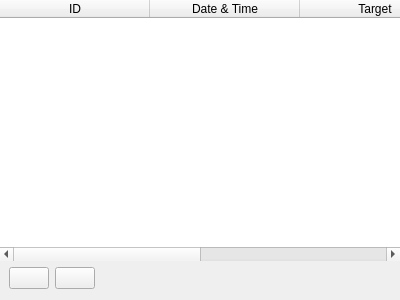
<?xml version="1.0" encoding="UTF-8"?>
<ui version="4.0">
 <class>ScheduleFrame</class>
 <widget class="QFrame" name="ScheduleFrame">
  <property name="geometry">
   <rect>
    <x>0</x>
    <y>0</y>
    <width>400</width>
    <height>300</height>
   </rect>
  </property>
  <property name="windowTitle">
   <string>Frame</string>
  </property>
  <layout class="QVBoxLayout" name="verticalLayout">
   <property name="leftMargin">
    <number>0</number>
   </property>
   <property name="topMargin">
    <number>0</number>
   </property>
   <property name="rightMargin">
    <number>0</number>
   </property>
   <item>
    <widget class="QTableWidget" name="schedule_table">
     <property name="frameShape">
      <enum>QFrame::NoFrame</enum>
     </property>
     <property name="sortingEnabled">
      <bool>true</bool>
     </property>
     <attribute name="horizontalHeaderCascadingSectionResizes">
      <bool>true</bool>
     </attribute>
     <attribute name="horizontalHeaderDefaultSectionSize">
      <number>150</number>
     </attribute>
     <attribute name="horizontalHeaderStretchLastSection">
      <bool>true</bool>
     </attribute>
     <attribute name="verticalHeaderCascadingSectionResizes">
      <bool>true</bool>
     </attribute>
     <column>
      <property name="text">
       <string notr="true">ID</string>
      </property>
     </column>
     <column>
      <property name="text">
       <string>Date &amp; Time</string>
      </property>
     </column>
     <column>
      <property name="text">
       <string>Target</string>
      </property>
      <property name="toolTip">
       <string>The target to aim at.</string>
      </property>
     </column>
     <column>
      <property name="text">
       <string>Parameters</string>
      </property>
      <property name="toolTip">
       <string/>
      </property>
     </column>
    </widget>
   </item>
   <item>
    <layout class="QHBoxLayout" name="horizontallayout">
     <property name="leftMargin">
      <number>9</number>
     </property>
     <property name="rightMargin">
      <number>9</number>
     </property>
     <item>
      <widget class="QPushButton" name="addrow_button">
       <property name="sizePolicy">
        <sizepolicy hsizetype="Fixed" vsizetype="Preferred">
         <horstretch>0</horstretch>
         <verstretch>0</verstretch>
        </sizepolicy>
       </property>
       <property name="toolTip">
        <string>Add row</string>
       </property>
       <property name="icon">
        <iconset resource="../resources/res.qrc">
         <normaloff>:/icons/ic_add_white_48px.svg</normaloff>:/icons/ic_add_white_48px.svg</iconset>
       </property>
       <property name="autoDefault">
        <bool>true</bool>
       </property>
      </widget>
     </item>
     <item>
      <widget class="QPushButton" name="removerow_button">
       <property name="sizePolicy">
        <sizepolicy hsizetype="Fixed" vsizetype="Preferred">
         <horstretch>0</horstretch>
         <verstretch>0</verstretch>
        </sizepolicy>
       </property>
       <property name="toolTip">
        <string>Remove row</string>
       </property>
       <property name="icon">
        <iconset resource="../resources/res.qrc">
         <normaloff>:/icons/ic_remove_white_48px.svg</normaloff>:/icons/ic_remove_white_48px.svg</iconset>
       </property>
       <property name="autoDefault">
        <bool>true</bool>
       </property>
      </widget>
     </item>
     <item>
      <spacer name="horizontalspacer_3">
       <property name="orientation">
        <enum>Qt::Horizontal</enum>
       </property>
       <property name="sizeHint" stdset="0">
        <size>
         <width>40</width>
         <height>20</height>
        </size>
       </property>
      </spacer>
     </item>
    </layout>
   </item>
  </layout>
 </widget>
 <resources>
  <include location="../resources/res.qrc"/>
 </resources>
 <connections/>
</ui>
